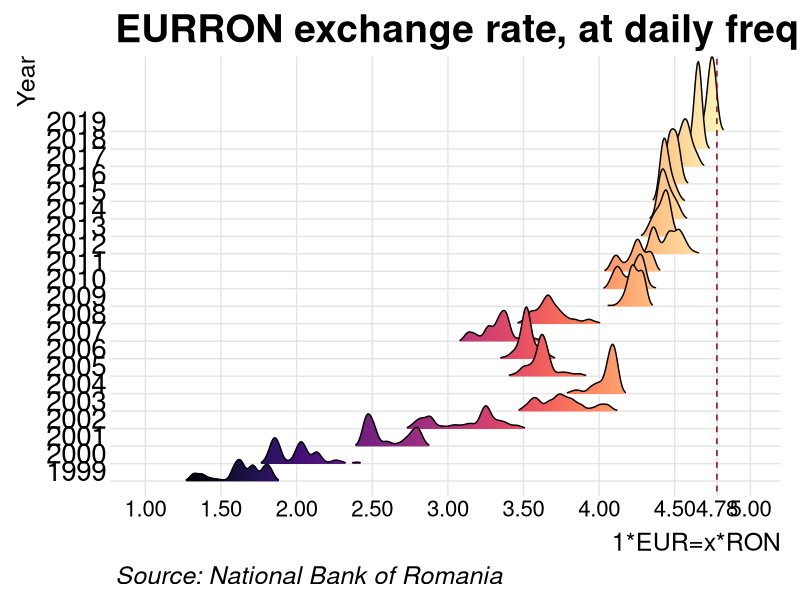

Write the R code that produced this figure.
#############################################
## Make Ridge plot using EURRON daily data ##
#############################################


# Set working directory
#setwd("~/Documents/Plots/Ridge_plots/EUR_RON/GitHub version")


# Housekeeping
rm(list = ls())


# Define libraries
library(ggplot2)
library(readxl)
library(ggridges)
library(viridis)


# Load data
DB_D <- read_xlsx("CURSZ_update_20191128.xlsx", sheet = "DB_D")


# Build plot
last_value <- DB_D$EUR_RON[length(DB_D$EUR_RON)]
ggplot(DB_D, aes(x = EUR_RON, y = as.factor(Year), fill = ..x..)) +
  geom_density_ridges_gradient(scale = 5, rel_min_height = 0.01) +
  scale_fill_viridis(name = "Appreciation/ Depreciation", option = "A") + 
  scale_x_continuous(limits = c(1,5), breaks = c(round(seq(-5,7,by = 0.5),1),round(last_value,2))) +
  geom_vline(xintercept = last_value, linetype = "dashed", color = "darkred", size=0.5) +
  theme_ridges() +
  labs(title = "EURRON exchange rate, at daily frequency",
       caption = "Source: National Bank of Romania",
       x = "1*EUR=x*RON",
       y = "Year") +
  theme(plot.caption = element_text(hjust = 0)) +
  theme(legend.position = "none") +
  theme(plot.title = element_text(size = 28),
        plot.subtitle = element_text(size = 28, face = "italic"),
        plot.caption = element_text(size = 18, face = "italic"),
        axis.text.x = element_text(size = 16),
        axis.text.y = element_text(size = 20),
        axis.title.x = element_text(size = 18),
        axis.title.y = element_text(size = 18))